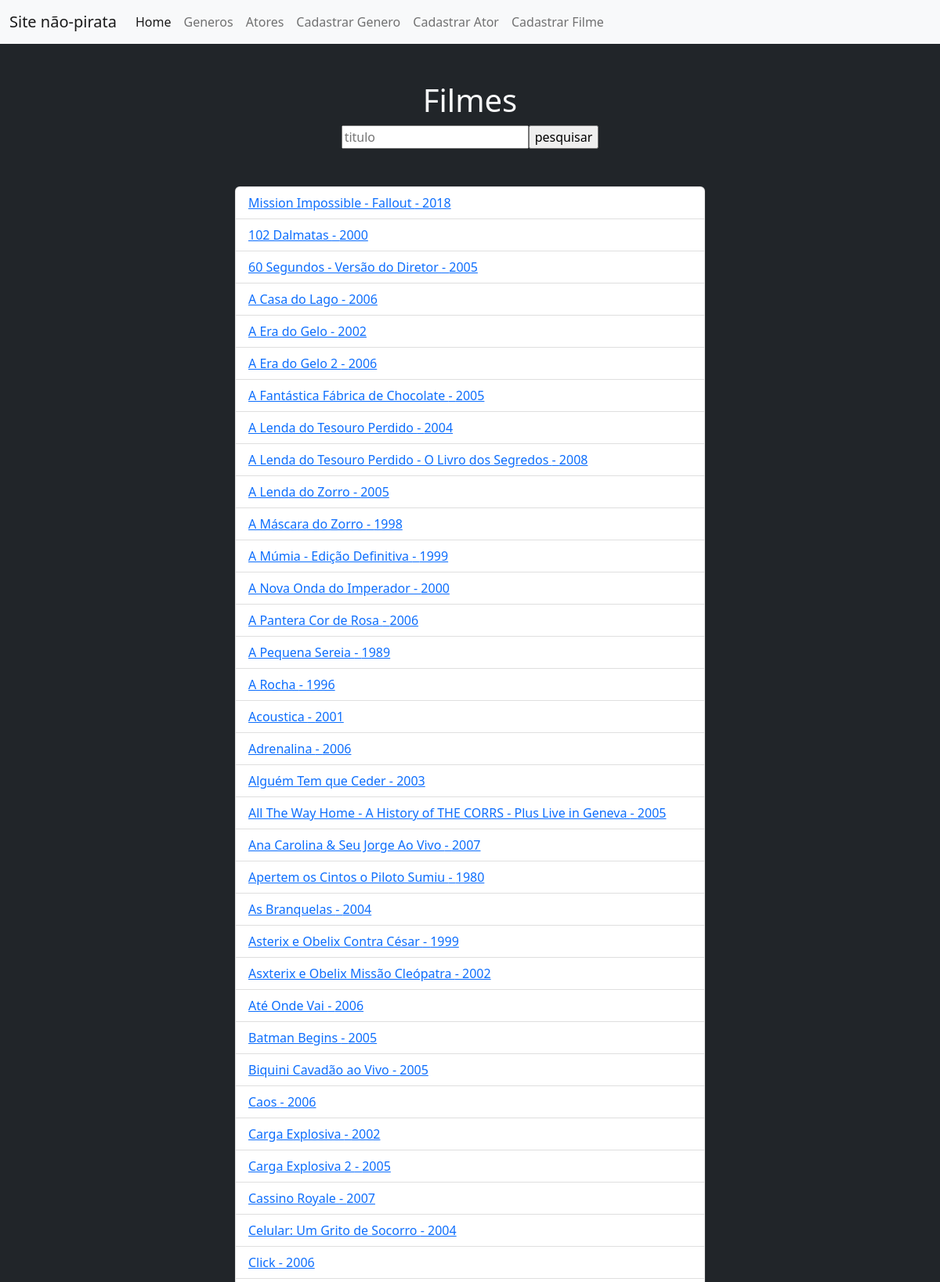
The page / (upper part) on the database its author committed.
### tables this page shows
CREATE TABLE IF NOT EXISTS `filmes` (
  `cod_filme` int(10) unsigned NOT NULL AUTO_INCREMENT,
  `titulo_original` varchar(100) NOT NULL,
  `titulo` varchar(100) NOT NULL,
  `duracao` smallint(8) DEFAULT NULL,
  `ano_lancamento` varchar(4) NOT NULL,
  `cod_diretor` int(10) unsigned DEFAULT NULL,
  `cod_genero` int(10) unsigned DEFAULT NULL,
  PRIMARY KEY (`cod_filme`),
  KEY `FK_Diretor` (`cod_diretor`),
  KEY `FK_Genero` (`cod_genero`),
  CONSTRAINT `FK_filmes_diretores` FOREIGN KEY (`cod_diretor`) REFERENCES `diretores` (`cod_diretor`) ON DELETE SET NULL ON UPDATE CASCADE,
  CONSTRAINT `FK_filmes_generos` FOREIGN KEY (`cod_genero`) REFERENCES `generos` (`cod_genero`) ON DELETE SET NULL ON UPDATE CASCADE
);

### includes/filme_lista.php (the view, shortened to what this page needs)
<div class="m-auto w-50 p-5">
    <h1 class="text-center">Filmes</h1>
    <form action="" method="get" class="d-flex justify-content-center">
        <input type="search" name="pesquisa" id="pesquisa" placeholder="titulo">
        <input type="submit" value="pesquisar">
    </form>
</div>
<?php
    $p = filter_input(INPUT_GET, 'pesquisa', FILTER_SANITIZE_SPECIAL_CHARS);
    $sql ="SELECT * FROM filmes WHERE titulo LIKE '%$p%' ORDER BY titulo";
    $filme = $conexao->query($sql);
    echo '<ul class="list-group w-50 m-auto">';
    foreach($filme as $f){
        echo '<li class="list-group-item">';
        echo '<a href="index.php?page=ver&cod_filme='.$f['cod_filme'].'">';
        echo $f['titulo']. ' - '.$f['ano_lancamento'];
        echo '</a>';
        echo '</li>';
    }
    echo '</ul>';
?>

### style.css (style rules this page uses)
body { background-color: black; color: white; }
ul { list-style: none; }
a { color: white; text-decoration: none; }

### rows shown on the page
filmes: titulo "Mission Impossible - Fallout", ano_lancamento "2018"
filmes: titulo "102 Dalmatas", ano_lancamento "2000"
filmes: titulo "60 Segundos - Versão do Diretor", ano_lancamento "2005"
filmes: titulo "A Casa do Lago", ano_lancamento "2006"
filmes: titulo "A Era do Gelo", ano_lancamento "2002"
filmes: titulo "A Era do Gelo 2", ano_lancamento "2006"
filmes: titulo "A Fantástica Fábrica de Chocolate", ano_lancamento "2005"
filmes: titulo "A Lenda do Tesouro Perdido", ano_lancamento "2004"
filmes: titulo "A Lenda do Tesouro Perdido - O Livro dos Segredos", ano_lancamento "2008"
filmes: titulo "A Lenda do Zorro", ano_lancamento "2005"
filmes: titulo "A Máscara do Zorro", ano_lancamento "1998"
filmes: titulo "A Múmia - Edição Definitiva", ano_lancamento "1999"
filmes: titulo "A Nova Onda do Imperador", ano_lancamento "2000"
filmes: titulo "A Pantera Cor de Rosa", ano_lancamento "2006"
filmes: titulo "A Pequena Sereia", ano_lancamento "1989"
filmes: titulo "A Rocha", ano_lancamento "1996"
filmes: titulo "Acoustica", ano_lancamento "2001"
filmes: titulo "Adrenalina", ano_lancamento "2006"
filmes: titulo "Alguém Tem que Ceder", ano_lancamento "2003"
filmes: titulo "All The Way Home - A History of THE CORRS - Plus Live in Geneva", ano_lancamento "2005"
filmes: titulo "Ana Carolina & Seu Jorge Ao Vivo", ano_lancamento "2007"
filmes: titulo "Apertem os Cintos o Piloto Sumiu", ano_lancamento "1980"
filmes: titulo "As Branquelas", ano_lancamento "2004"
filmes: titulo "Asterix e Obelix Contra César", ano_lancamento "1999"
filmes: titulo "Asxterix e Obelix Missão Cleópatra", ano_lancamento "2002"
filmes: titulo "Até Onde Vai", ano_lancamento "2006"
filmes: titulo "Batman Begins", ano_lancamento "2005"
filmes: titulo "Biquini Cavadão ao Vivo", ano_lancamento "2005"
filmes: titulo "Caos", ano_lancamento "2006"
filmes: titulo "Carga Explosiva", ano_lancamento "2002"
filmes: titulo "Carga Explosiva 2", ano_lancamento "2005"
filmes: titulo "Cassino Royale", ano_lancamento "2007"
filmes: titulo "Celular: Um Grito de Socorro", ano_lancamento "2004"
filmes: titulo "Click", ano_lancamento "2006"
